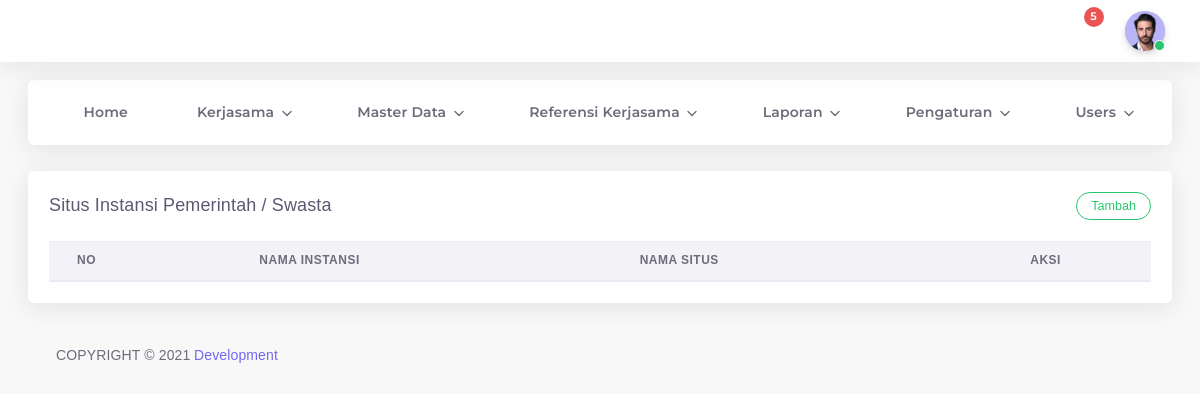
The app's page /admin/instansi.php (signed in), older data.
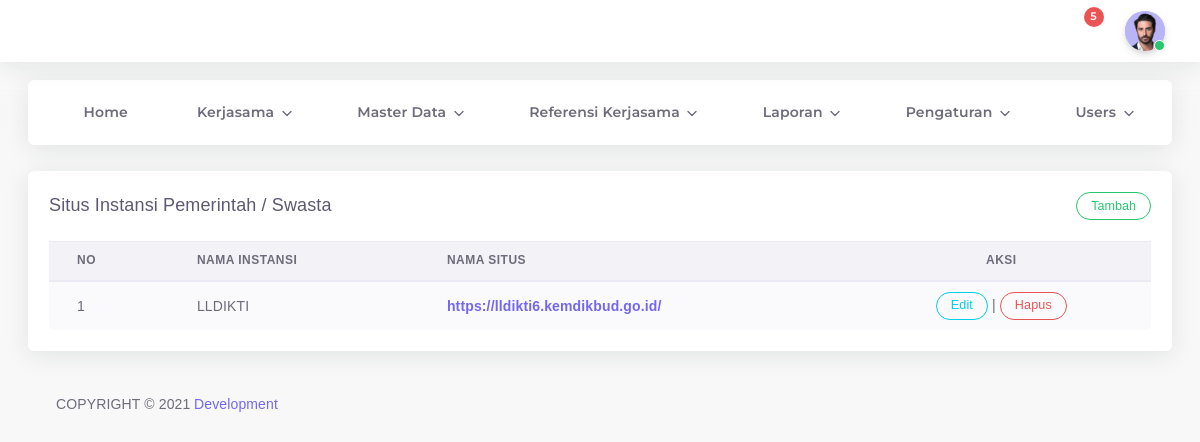
The same page, newer data.
### tables this page shows
CREATE TABLE `instansi` (
  `id_instansi` int(11) NOT NULL,
  `nama_instansi` varchar(100) NOT NULL,
  `situs_instansi` varchar(100) NOT NULL
);

### admin/instansi.php (the view, shortened to what this page needs)
<?php
include "header.php";
?>
<div class="app-content content ">
  <div class="content-wrapper container-xxl p-0">
    <div class="row match-height">
      <div class="col-lg-12">
        <div class="card">
          <div class="card-header">
            <h4 class="card-title">Situs Instansi Pemerintah / Swasta</h4>
            <button type="button" class="btn btn-outline-success round btn-sm" data-toggle="modal"
              data-target="#tambah_data">Tambah</button>
          </div>
          <div class="card-body table-responsive">
            <table id="dataTables" class="table table-striped">
              <thead>
                <tr>
                  <th>No</th>
                  <th>NAMA INSTANSI</th>
                  <th>NAMA SITUS</th>
                  <th style="text-align:center ;">Aksi</th>
                </tr>
              </thead>
              <tbody>
                <?php
											include "config.php";
											$no = 1;
											$data = mysqli_query($kon, "SELECT * FROM instansi ORDER BY nama_instansi ASC");
											while($hasil = mysqli_fetch_array($data)){
											?>
                <tr>
                  <td>
                    <?php echo $no++; ?>
                  </td>
                  <td><?php echo $hasil ['nama_instansi'];?></td>
                  <td><a href="<?php echo $hasil ['situs_instansi'];?>"
                      target="_blank"><strong><?php echo $hasil ['situs_instansi'];?></strong></a>
                  </td>
                  <td style="text-align:center ;">
                    <a href="#" type="button" class="open_modal btn btn-outline-info round btn-sm" data-toggle="modal"
                      data-target="#edit<?php echo $hasil['id_instansi']; ?>">Edit</a> |
                    <a href="#" type="button" class="open_modal btn btn-outline-danger round btn-sm" data-toggle="modal"
                      data-target="#deleteEmployeeModal<?php echo $hasil['id_fak']; ?>">Hapus</a>
                  </td>
                </tr>
                <?php
									}
									?>
              </tbody>
            </table>
          </div>
        </div>
      </div>
    </div>
  </div>
  <div class="drag-target"></div>
  <?php include "footer.php";?>
  </body>
  </html>

Row changes from the older to the newer data that the page shows:
added instansi: nama_instansi "LLDIKTI", situs_instansi "https://lldikti6.kemdikbud.go.id/"
